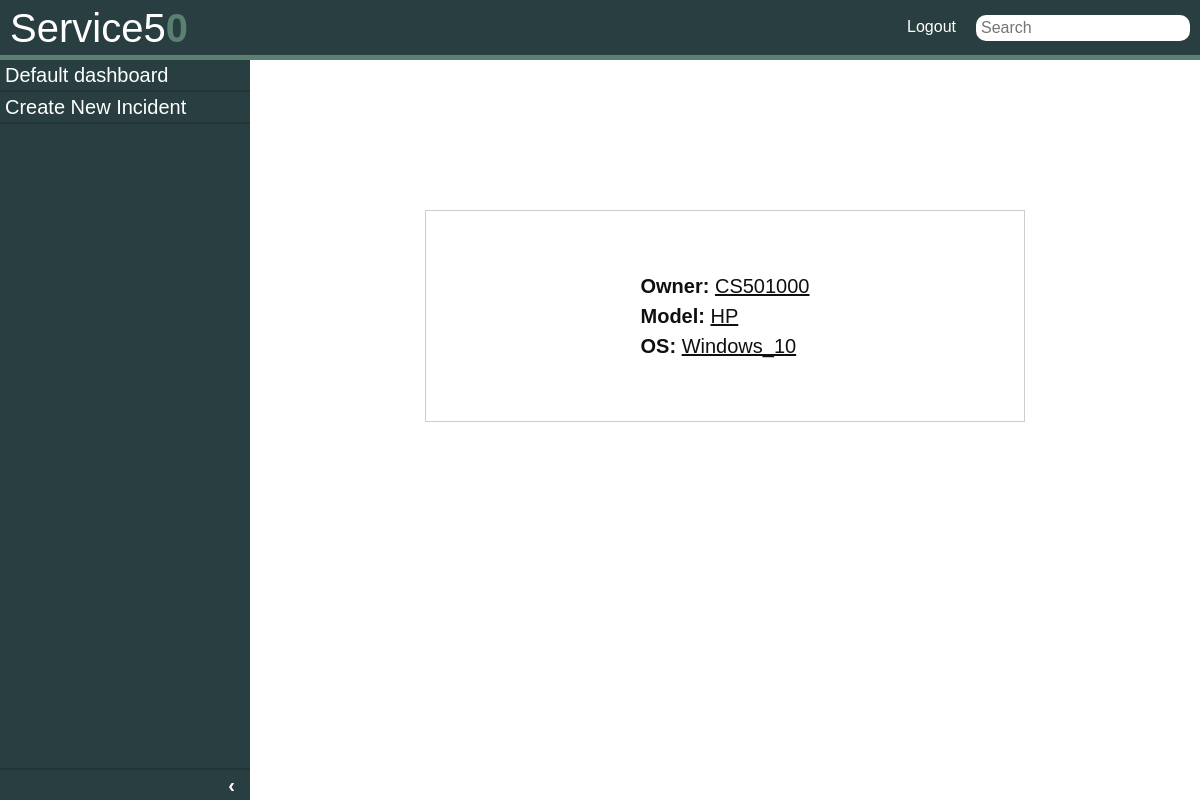
Page /dashboards/configuration_item_dashboard/LA100000 (signed in) on the committed database.
### tickets/models.py (models this page shows, shortened)
class Configuration_Item(models.Model):
    id = models.BigAutoField(primary_key=True)
    code = models.CharField(max_length=32)
    model = models.ForeignKey(Model, on_delete=models.SET_NULL, null=True)
    operating_system = models.ForeignKey(OS, on_delete=models.SET_NULL, null=True)
    owner = models.ForeignKey(User, on_delete=models.SET_NULL, null=True)
    added_on = models.DateTimeField(default=datetime.now)
    location = models.ForeignKey(Location, on_delete=models.SET_NULL, null=True)

class User(AbstractUser):
    id = models.BigAutoField(primary_key=True)
    username = models.CharField(max_length=8, validators=[MinLengthValidator(8)], unique=True)
    added_on = models.DateTimeField(default=datetime.now)
    location = models.ForeignKey(Location, on_delete=models.SET_NULL, null=True, related_name="user_location")
    role = models.ForeignKey(Role, on_delete=models.SET_NULL, null=True, related_name="user_role")
    pass

class Model(models.Model):
    id = models.BigAutoField(primary_key=True)
    name = models.CharField(max_length=32)
    def __str__ (self):
        return self.name

class OS(models.Model):
    id = models.BigAutoField(primary_key=True)
    specification = models.CharField(max_length=64)
    def __str__ (self):
        return self.specification

### dashboards/views.py (the view)
# urls.py: path("configuration_item_dashboard/<str:ci_code>", views.configuration_item_dashboard, name="configuration_item_dashboard"),
@login_required
def configuration_item_dashboard(request, ci_code):
    try:
        ci = Configuration_Item.objects.get(code=ci_code)
    except:
        raise Http404
    return render(request, "dashboards/ci_dashboard.html", {
        "ci":ci,
    })

### dashboards/templates/dashboards/ci_dashboard.html
{% include 'tickets/layout.html' %}
{% block body %}
    <main class="ticket-body">
        <div class="entity-body">
            <div class="central-long-section">
                <div class="section-border entity-body padding-top-bottom margin-bottom">
                    <div class="header-title">
                        <div><span class="entry-key">Owner: </span><span class="entry-value">{{ ci.owner.username }}</span></div>
                        <div><span class="entry-key">Model: </span><span class="entry-value">{{ ci.model }}</span></div>
                        <div><span class="entry-key">OS: </span><span class="entry-value">{{ ci.operating_system }}</span></div>
                    </div>
                </div>
            </div>
        </div>
    </main>
{% endblock %}

### tickets/static/tickets/style.css (style rules this page uses)
body { font-family: Arial, Helvetica, sans-serif; }
.ticket-body { color: #101010; font-size: 16px; overflow: auto; max-height: calc(100vh - 60px); position: absolute; left: 250px; right: 0px; }
@media (max-width: 1350px) { .ticket-body { font-size: 12px; } }

### dashboards/static/dashboards/style.css (style rules this page uses)
.section-border { border: 0.09em solid #cecece; }
.header-title { font-size: 20px; margin: 10px; }
.entity-body { display: flex; flex-direction: column; justify-content: center; align-items: center; }
.central-long-section { margin-top: 150px; width: 50vw; }
.entry-key { font-weight: bold; }
.entry-value { text-decoration: underline; }
.padding-top-bottom { padding: 50px 0px; }
.margin-bottom { margin-bottom: 50px; }

### rows in the picture
Configuration_Item: owner.username "CS501000", model "HP", operating_system "Windows_10"
